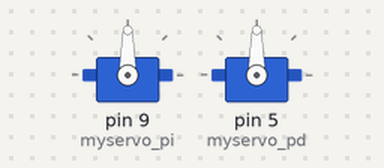
Bench run of a sketch on a simulated Arduino Uno, built with avr-gcc and run on an emulated ATmega328P. Shown: 2 × servo.

Above: at 0.1 s.
At 0.6 s:
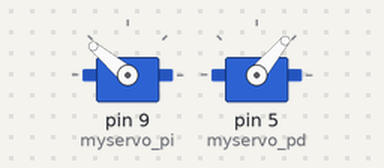
At 1.7 s:
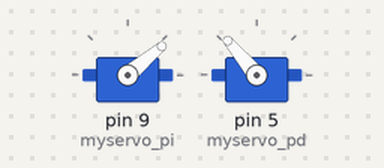
Timing chart, 0 to 3.6 s (numbered marks = the images above):
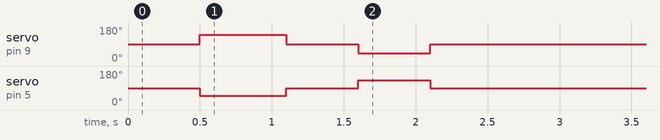

The sketch:

zowi_puntillas.ino
```cpp
#include <Servo.h>

Servo myservo_pi;
Servo myservo_pd;

int vel = 0;

void setup() {
  // put your setup code here, to run once:
  myservo_pi.attach(9);
  myservo_pd.attach(5);

// pies parados
  vel = 90;
  myservo_pi.write(vel);
  myservo_pd.write(vel);
  delay(500);


// pies puntillas
  vel = 50;
  myservo_pi.write(vel+90);
  myservo_pd.write(vel);
  delay(600);

// parar
  vel = 90;
  myservo_pi.write(vel);
  myservo_pd.write(vel);
  delay(500);

// descanso


// vuelta abajo
  vel = 130;
  myservo_pi.write(vel-90);
  myservo_pd.write(vel);
  delay(500);

// pies parados
  vel = 90;
  myservo_pi.write(vel);
  myservo_pd.write(vel);
  delay(500);
}

void loop() {
  // put your main code here, to run repeatedly:

}
```
